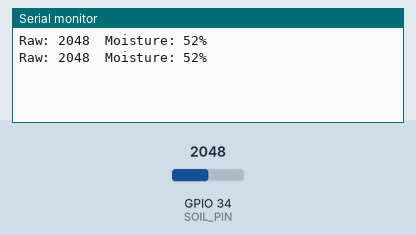
Simulated run of this sketch. Board: ESP32. Parts: the last lines printed to the serial monitor. The inputs (shaded band) are chosen by the test bench; at power-on: GPIO 34 (SOIL_PIN) = 2048 (analog values on the 0–4095 scale).

Above: at 1.8 s.
1.9 s: GPIO 34 (SOIL_PIN) set to 2866
At 2.8 s:
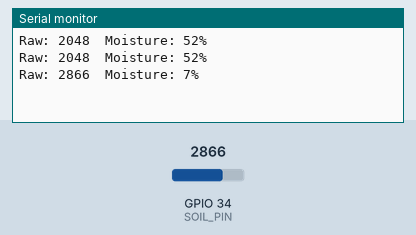
3.4 s: GPIO 34 (SOIL_PIN) set to 3603
At 4.8 s:
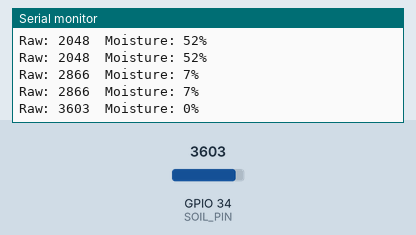
Timing chart, 0 to 6.4 s (numbered marks = the images above; inputs shaded):
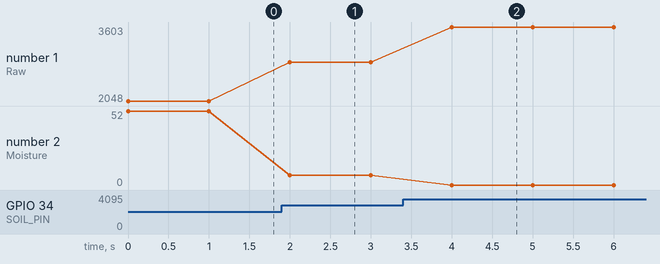

Measured:
- after the input at 1.9 s, the serial monitor: prints a new line after 0.10 s (image 1)
- after the input at 3.4 s, the serial monitor: prints a new line after 0.60 s (image 2)
- plotted number 1: 2048 → 2866 after the input at 1.9 s, 2866 → 3603 after the input at 3.4 s
- plotted number 2: 52 → 7 after the input at 1.9 s, 7 → 0 after the input at 3.4 s

The sketch:

example.ino
```cpp
// Reads the sensor from an ESP32 ADC pin (GPIO34) with 12-bit resolution and 11dB attenuation, converts a calibrated raw ADC value into a moisture percentage, and logs the result over Serial.
//
// Buy this module: https://shillehtek.com/products/capacitive-soil-moisture-sensor-v1-2
// Full manual: https://shillehtek.com/blogs/shillehtek-product-manuals/capacitive-soil-moisture-sensor-v1-2-manual
// More examples: https://github.com/shillehbean/shillehtek-examples
//

// Capacitive Soil Moisture Sensor V1.2 - ESP32
// AOUT -> GPIO34, VCC -> 3.3V, GND -> GND

const int SOIL_PIN = 34;

// 12-bit ADC: 0-4095. Calibrate these:
const int DRY_VALUE = 3000;
const int WET_VALUE = 1200;

void setup() {
  Serial.begin(115200);
  analogReadResolution(12);
  analogSetAttenuation(ADC_11db); // full 0-3.3V range
}

void loop() {
  int raw = analogRead(SOIL_PIN);
  int clamped = constrain(raw, WET_VALUE, DRY_VALUE);
  int percent = map(clamped, DRY_VALUE, WET_VALUE, 0, 100);

  Serial.printf("Raw: %d  Moisture: %d%%\n", raw, percent);
  delay(1000);
}
```
